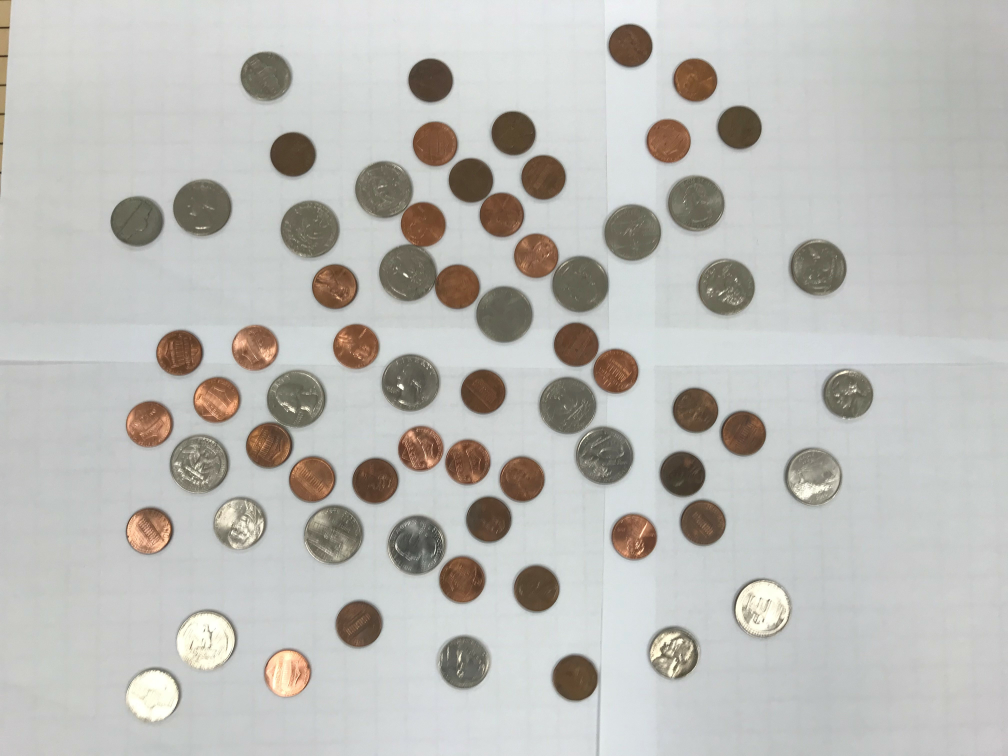
//> input picture lab7/coins.jpg, 4032 x 3024 px (shown at 1/4 size)
$ ./Source   (built with g++ and OpenCV 4)
//> lines starting //> are read from the running program, lines starting //| are printed output that depends on the picture; after the words box and inside, x2 and y2 are one past the last pixel; in counts of white or black regions, pixels touching at a corner belong together
#include <iostream>
#include <opencv2/opencv.hpp>
#include <fstream>

using namespace std;
using namespace cv;

Mat image;
Mat workingImage;
Mat grayImage;
Mat cannyImage;
Mat hsvImage;
vector<Vec3f> circles;
Scalar SCALAR_RED = Scalar(0, 0, 255);
Scalar SCALAR_BLUE = Scalar(255, 255, 0);
Scalar SCALAR_PURPLE = Scalar(128, 0, 128);
Scalar SCALAR_GREEN = Scalar(0, 255, 0);
Scalar SCALAR_YELLOW = Scalar(0, 255, 255);
int pennyCount = 0;
int nickelCount = 0;
int dimeCount = 0;
int quarterCount = 0;
int silverDollarCount = 0;
double dimeThreshold = 80;
double pennyThreshold = 100;
double nickelThreshold = 110;
double quarterThreshold = 125;
int amountOfCoins = 0;
double value = 0;
ofstream results;
string filename = "coins.jpg";
int cannyThreshold = 90;
int minDist = 70;
int lowRadius = 70;
int highRadius = 150;
int accumThreshold = 160;


void setupAndWriteImages() {
	image = imread(filename);
	GaussianBlur(image, workingImage, Size(5, 5), 20);
	cvtColor(workingImage, hsvImage, COLOR_BGR2HSV);
	cvtColor(workingImage, workingImage, COLOR_BGR2GRAY);
	grayImage = workingImage.clone();
	Canny(grayImage, cannyImage, 30, 60);
	results.open("results.txt");
}


void getResult(Mat workingImage) {
	string pennyString = "pennies: " + to_string(pennyCount);
	string nickelString = "nickels: " + to_string(nickelCount);
	string dimeString = "dimes: " + to_string(dimeCount);
	string quarterString = "quarters: " + to_string(quarterCount);
	string silverDollarString = "silver dollars: " + to_string(silverDollarCount);
	string valueString = "total value: $" + to_string(value);

	results << pennyString << endl << nickelString << endl << dimeString << endl << quarterString << endl << silverDollarString << valueString << endl;
	results.close();

	putText(workingImage, pennyString, Point(100, 100), FONT_HERSHEY_SIMPLEX, 2, Scalar(0, 0, 0), 5);
	putText(workingImage, nickelString, Point(100, 150), FONT_HERSHEY_SIMPLEX, 2, Scalar(0, 0, 0), 5);
	putText(workingImage, dimeString, Point(100, 200), FONT_HERSHEY_SIMPLEX, 2, Scalar(0, 0, 0), 5);
	putText(workingImage, quarterString, Point(100, 250), FONT_HERSHEY_SIMPLEX, 2, Scalar(0, 0, 0), 5);
	putText(workingImage, silverDollarString, Point(100, 250), FONT_HERSHEY_SIMPLEX, 2, Scalar(0, 0, 0), 5);
	putText(workingImage, valueString, Point(100, 300), FONT_HERSHEY_SIMPLEX, 2, Scalar(0, 0, 0), 5);


	imwrite("imageg.jpg", grayImage);
	imwrite("imagef.jpg", cannyImage);
	imwrite("results.png", workingImage);

	namedWindow("window", 0);
	double ratio = ((double)image.rows) / ((double)image.cols);
	int x = 1000;
	int y = x * ratio;
	imshow("window", workingImage);
	resizeWindow("window", x, y);
	waitKey(0);
}

void decideCoin(Point center, double radius) {
	Scalar drawColor;
	if (radius < dimeThreshold) {
		dimeCount++;
		value += 0.10;
		drawColor = SCALAR_BLUE;
	}
	else if (radius < pennyThreshold) {
		pennyCount++;
		value += 0.01;
		drawColor = SCALAR_RED;
	}
	else if (radius < nickelThreshold) {
		nickelCount++;
		value += 0.05;
		drawColor = SCALAR_PURPLE;
	}
	else if(radius<quarterThreshold) {
		quarterCount++;
		value += 0.25;
		drawColor = SCALAR_GREEN;
	}
	else {
		silverDollarCount++;
		value += 1.0;
		drawColor = SCALAR_YELLOW;
	}

	circle(image, center, 3, drawColor, 3, LINE_AA);
	for (int j = radius; j < radius + 4; j++) {
		circle(image, center, j, drawColor, 3, LINE_AA);
	}
}
void work() {
	HoughCircles(workingImage, circles, HOUGH_GRADIENT, 2, minDist, cannyThreshold, accumThreshold, lowRadius, highRadius);
	amountOfCoins = circles.size();
	vector<Vec3i> pennyCircles;
	for (int i = 0; i < circles.size(); i++) {
		Vec3i c = circles[i];
		Point center = Point(c[0], c[1]);
		int radius = c[2];

		int brownHLow = 10;
		int brownHHigh = 16;
		int maxPennyThresh = 100;
		Vec3b hsv = hsvImage.at<Vec3b>(center);
		cout << hsv << endl;

		if (hsv[0] > brownHLow && hsv[0] < brownHHigh && radius < maxPennyThresh) {
			pennyCircles.push_back(c);
		}
	}

	double radsum = 0;
	for (int i = 0; i < pennyCircles.size(); i++) {
		radsum += pennyCircles[i][2];
	}
	double avgRad = radsum / pennyCircles.size();
	double thresholdRatio = avgRad / pennyThreshold;
	dimeThreshold *= thresholdRatio;
	pennyThreshold *= thresholdRatio;
	nickelThreshold *= thresholdRatio;
	quarterThreshold *= thresholdRatio;

	for (int i = 0; i < circles.size(); i++) {
		Vec3i c = circles[i];
		Point center = Point(c[0], c[1]);
		double rad = c[2];
		decideCoin(center, rad);
	}
}

void part1() {
	setupAndWriteImages();
//> in setupAndWriteImages, image is the input picture: 3024 rows x 4032 cols, CV_8UC3; mean B, G, R 184.3, 188.2, 188.7
//> in setupAndWriteImages, `cvtColor(workingImage, hsvImage, COLOR_BGR2HSV);`: hsvImage: 3024 rows x 4032 cols, CV_8UC3; mean H, S, V 59.1, 16.7, 191.4
//> in setupAndWriteImages, `cvtColor(workingImage, workingImage, COLOR_BGR2GRAY);`:
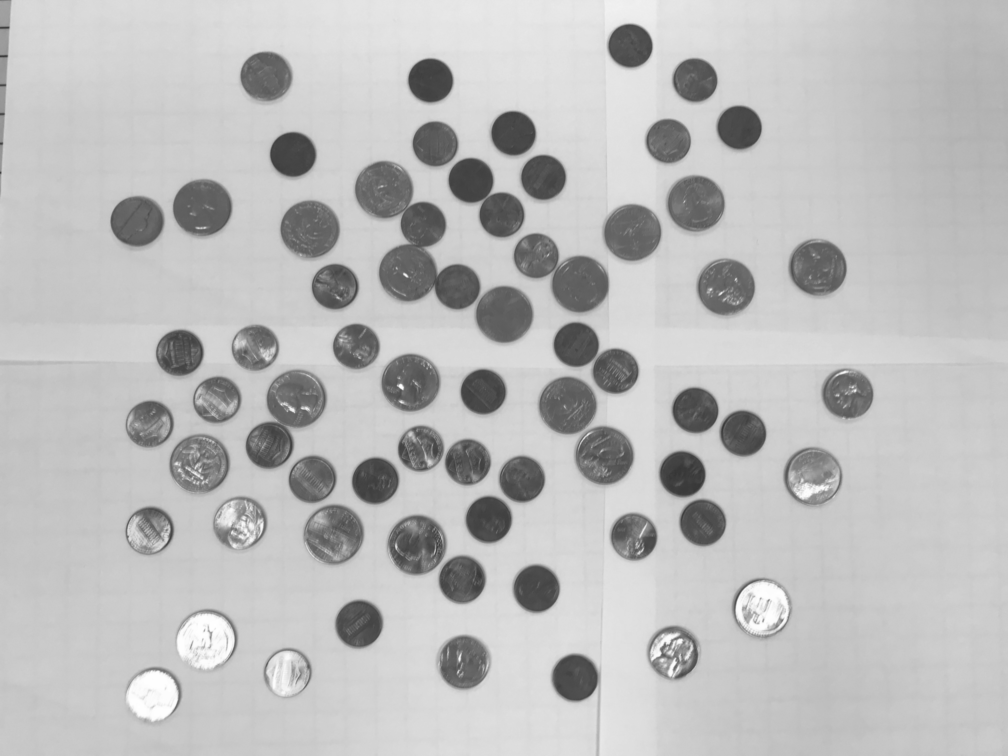
//> workingImage: 3024 rows x 4032 cols, CV_8UC1 (shown at 1/4 size); min 50, max 255, mean 187.9
//> in setupAndWriteImages, `Canny(grayImage, cannyImage, 30, 60);`:
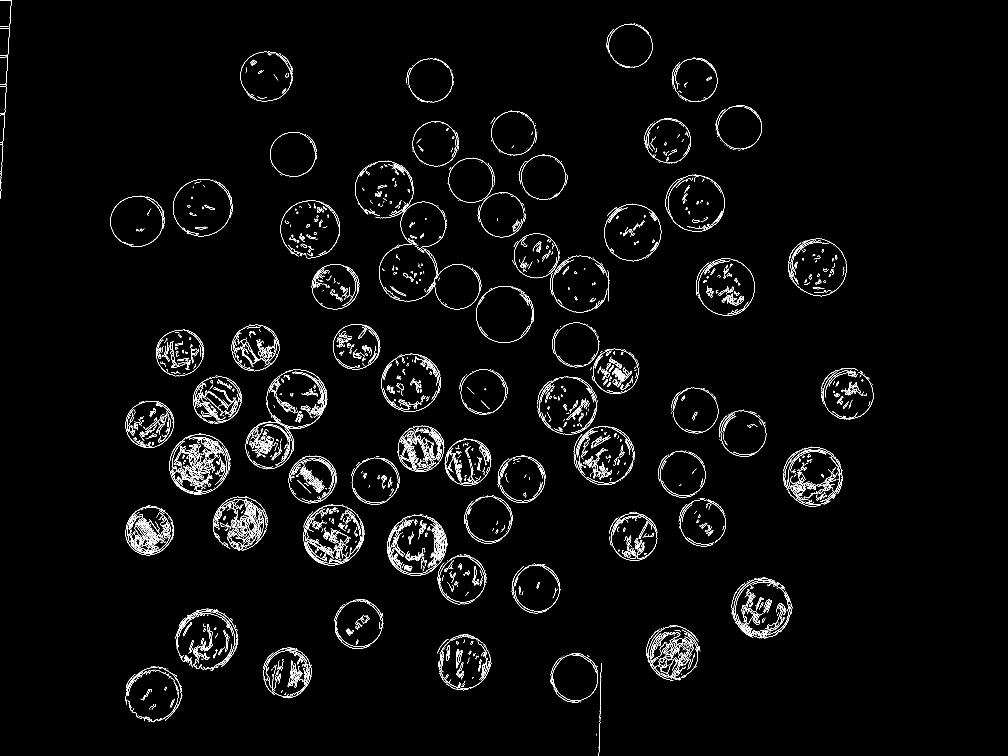
//> cannyImage: 3024 rows x 4032 cols, CV_8UC1 (shown at 1/4 size); 1.4% white in thin lines or dots, all inside (x1, y1, x2, y2) = (0, 0, 3494, 3024)
	work();
//> in work, `HoughCircles(workingImage, circles, HOUGH_GRADIENT, 2, minDist, cannyT..`: circles = 67 circles (x, y, radius), first 12: [2017, 1259, 112.6], [2785, 813, 112.8], [1641, 1533, 114.2], [2321, 1137, 112.4], [1423, 1387, 90.4], [2781, 1643, 89.6], [2271, 1625, 113.4], [2007, 859, 88.2], [2531, 931, 113.8], [3047, 2439, 112.8], [2173, 709, 88.6], [2149, 2353, 91.8]
//> in work, `amountOfCoins = circles.size();`: amountOfCoins = 67
//> the loop in work, `for (int i = 0; i < circles.size(); i++)` made 67 passes
//> (center, radius, hsv) on passes 1 to 12: (Point(2017, 1259), 113, [24, 39, 99]), (Point(2785, 813), 113, [28, 36, 112]), (Point(1641, 1533), 114, [22, 39, 98]), (Point(2321, 1137), 112, [22, 49, 99]), (Point(1423, 1387), 90, [11, 138, 124]), (Point(2781, 1643), 90, [15, 110, 97]), (Point(2271, 1625), 113, [25, 33, 102]), (Point(2007, 859), 88, [11, 132, 106]), (Point(2531, 931), 114, [21, 49, 105]), (Point(3047, 2439), 113, [24, 29, 241]), (Point(2173, 709), 89, [13, 118, 102]), (Point(2149, 2353), 92, [15, 98, 91])
//| [24, 39, 99]
//| [28, 36, 112]
//| [22, 39, 98]
//| [22, 49, 99]
//| [11, 138, 124]
//| [15, 110, 97]
//| [25, 33, 102]
//| [11, 132, 106]
//> (output is shown up to pass 8 of 67)
//> the loop in work, `for (int i = 0; i < pennyCircles.size(); i++)` made 35 passes
//> radsum on passes 1 to 12: 90, 180, 268, 357, 449, 537, 629, 716, 809, 901, 990, 1082
//> after the loop in work, `for (int i = 0; i < pennyCircles.size(); i++)`: radsum = 3162
//> in work, `double avgRad = radsum / pennyCircles.size();`: avgRad = 90.34
//> in work, `double thresholdRatio = avgRad / pennyThreshold;`: thresholdRatio = 0.903
//> in work, `dimeThreshold *= thresholdRatio;`: dimeThreshold = 72.27
//> in work, `pennyThreshold *= thresholdRatio;`: pennyThreshold = 90.34
//> in work, `nickelThreshold *= thresholdRatio;`: nickelThreshold = 99.38
//> in work, `quarterThreshold *= thresholdRatio;`: quarterThreshold = 112.9
//> the loop in work, `for (int i = 0; i < circles.size(); i++)` made 67 passes
//> (center, rad, value in decideCoin) on passes 1 to 12: (Point(2017, 1259), 113, 1), (Point(2785, 813), 113, 2), (Point(1641, 1533), 114, 3), (Point(2321, 1137), 112, 3.25), (Point(1423, 1387), 90, 3.26), (Point(2781, 1643), 90, 3.27), (Point(2271, 1625), 113, 4.27), (Point(2007, 859), 88, 4.28), (Point(2531, 931), 114, 5.28), (Point(3047, 2439), 113, 6.28), (Point(2173, 709), 89, 6.29), (Point(2149, 2353), 92, 6.34)
	getResult(image);
//> in getResult, `string pennyString = "pennies: " + to_string(pennyCount);`: pennyString = "pennies: 25"
//> in getResult, `string nickelString = "nickels: " + to_string(nickelCount);`: nickelString = "nickels: 18"
//> in getResult, `string quarterString = "quarters: " + to_string(quarterCount);`: quarterString = "quarters: 14"
//> in getResult, `string silverDollarString = "silver dollars: " + to_string(silverDolla..`: silverDollarString = "silver dollars: 10"
//> in getResult, `string valueString = "total value: $" + to_string(value);`: valueString = "total value: $14.650000"
//> in getResult, `putText(workingImage, pennyString, Point(100, 100), FONT_HERSHEY_SIMPL..`:
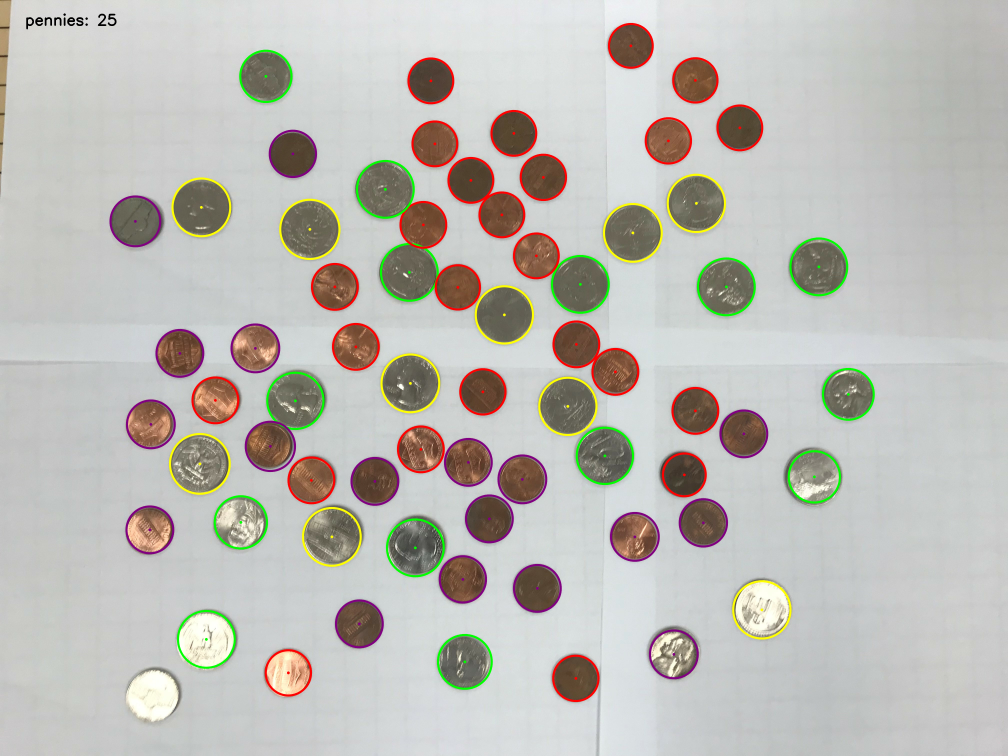
//> workingImage: 3024 rows x 4032 cols, CV_8UC3 (shown at 1/4 size); mean B, G, R 181.1, 186.8, 189
}

int main() {
	part1();
}
